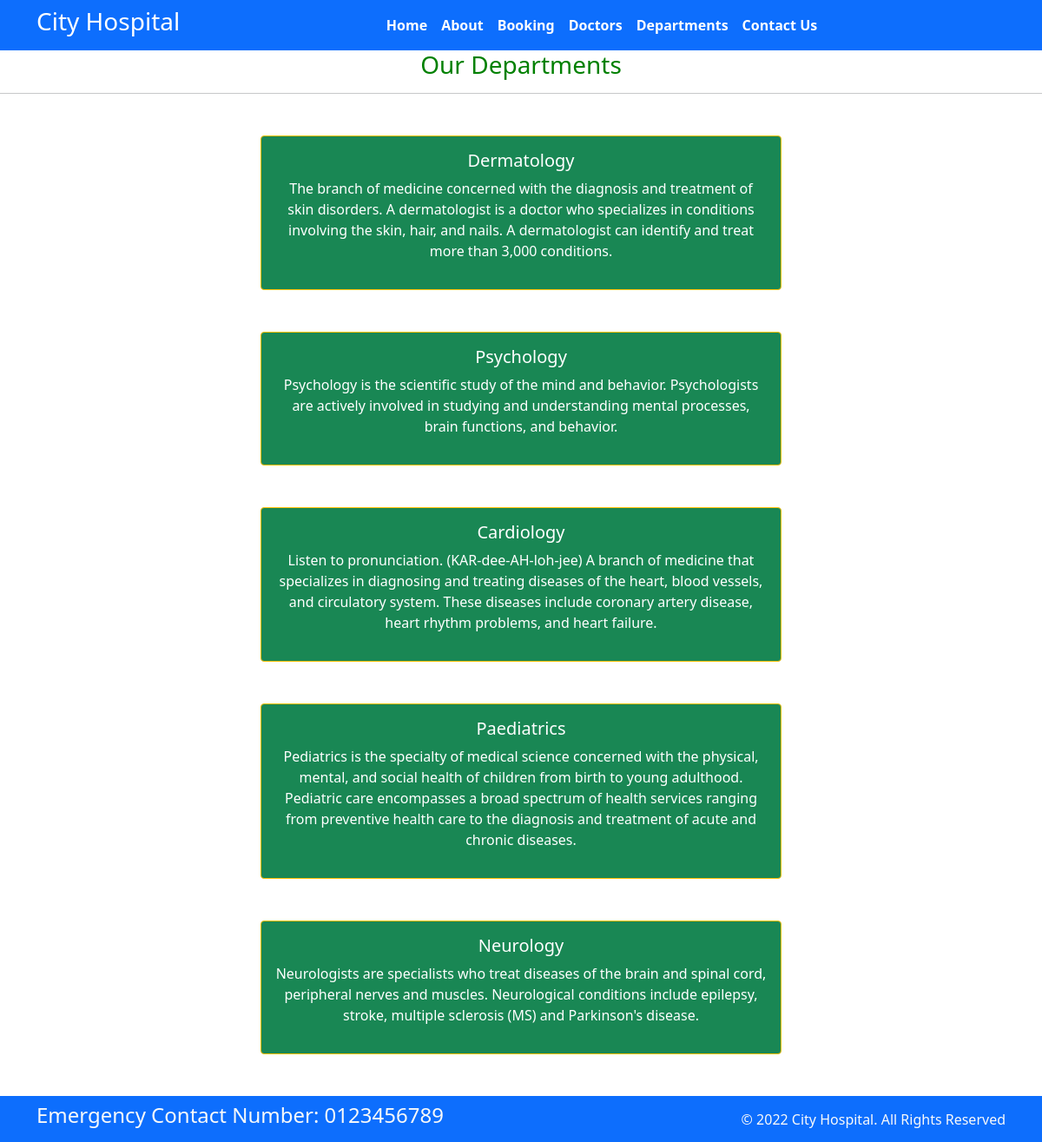
Page /department/ on the committed database.
### home/models.py (models this page shows, shortened)
class Departments (models.Model):
    dep_name= models.CharField(max_length=100)
    dep_decription=models.TextField()

### home/views.py (the view)
# urls.py: path('department/', views.department,name='department')
def department(request):
    dict_dept={
        'dept':Departments.objects.all()
    }
    return render(request,'department.html',dict_dept)

### templates/department.html (shortened to what this page needs)
{% extends "base.html" %}
{% block content %}
<h3 class='text-center' style='color:green;'>Our Departments </h3>
<hr>
{% for d in dept %}
<div class="mx-auto w-50 bg-success text-center text-white p-3 my-5 border border-warning rounded">
    <h5>{{d.dep_name}}</h5>
    <p>{{d.dep_decription}}</p>
</div>
{% endfor %}
 {% endblock %}

### rows in the picture
Departments: dep_name "Dermatology", dep_decription "The branch of medicine concerned with the diagnosis and treatment of skin disorders. A dermatologist is a doctor who specializes in conditions involving the skin, hair, and nails. A dermatologist can identify and treat more than 3,000 conditions."
Departments: dep_name "Psychology", dep_decription "Psychology is the scientific study of the mind and behavior. Psychologists are actively involved in studying and understanding mental processes, brain functions, and behavior."
Departments: dep_name "Cardiology", dep_decription "Listen to pronunciation. (KAR-dee-AH-loh-jee) A branch of medicine that specializes in diagnosing and treating diseases of the heart, blood vessels, and circulatory system. These diseases include coronary artery disease, heart rhythm problems, and heart failure."
Departments: dep_name "Paediatrics", dep_decription "Pediatrics is the specialty of medical science concerned with the physical, mental, and social health of children from birth to young adulthood. Pediatric care encompasses a broad spectrum of health services ranging from preventive health care to the diagnosis and treatment of acute and chronic diseases."
Departments: dep_name "Neurology", dep_decription "Neurologists are specialists who treat diseases of the brain and spinal cord, peripheral nerves and muscles. Neurological conditions include epilepsy, stroke, multiple sclerosis (MS) and Parkinson's disease."
